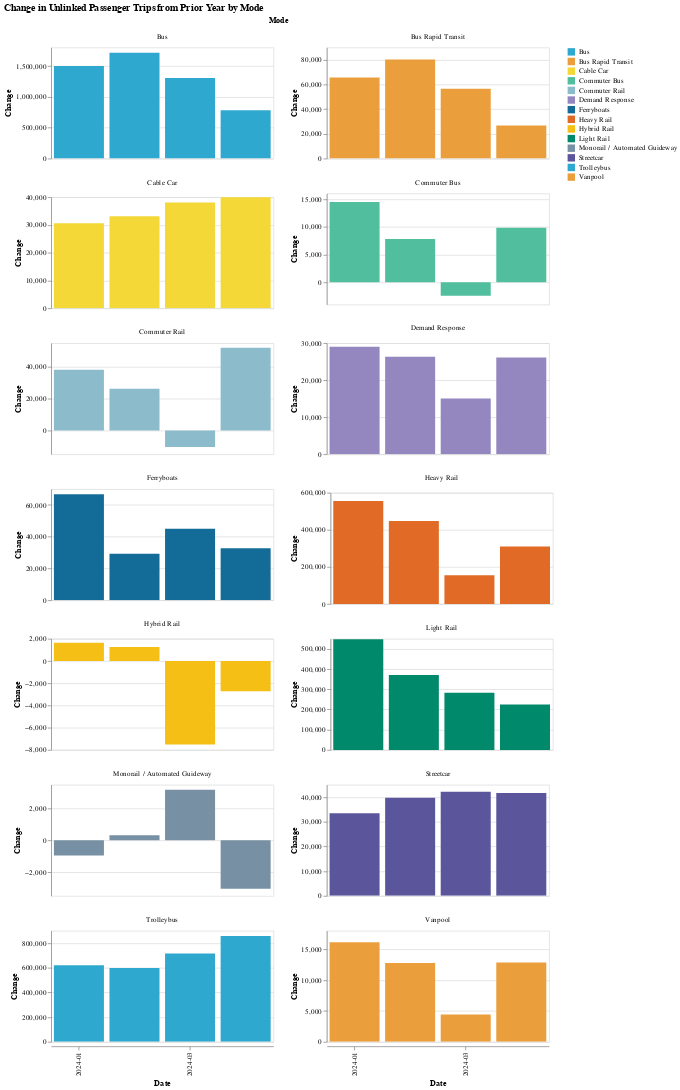

This figure's notebook cell:
### Code cell
make_bar_chart(by_mode_long[by_mode_long["period_year"] >= 2024], y_col = "change_1yr", color_col = "Mode")

### Figure 1 — Vega-Lite specification as saved in the notebook (floating-point values rounded to 4 significant figures)
{"config": {"view": {"continuousWidth": 300, "continuousHeight": 300}}, "data": {"name": "data-016fe794f071627aa9f08913731386f5"}, "facet": {"field": "Mode", "type": "nominal"}, "spec": {"mark": {"type": "bar"}, "encoding": {"color": {"field": "Mode", "scale": {"range": ["#2EA8CE", "#EB9F3C", "#F4D837", "#51BF9D", "#8CBCCB", "#9487C0", "#136C97", "#E16B26", "#F6BF16", "#00896B", "#7790A3", "#5B559C"]}, "title": "", "type": "nominal"}, "tooltip": [{"field": "period_year_month", "type": "nominal"}, {"field": "change_1yr", "type": "quantitative"}, {"field": "Mode", "type": "nominal"}, {"field": "RTPA", "type": "nominal"}], "x": {"axis": {"values": ["2024-01", "2024-03"]}, "field": "period_year_month", "title": "Date", "type": "ordinal"}, "y": {"field": "change_1yr", "title": "Change", "type": "quantitative"}}, "height": 150, "name": "view_4", "width": 300}, "columns": 2, "params": [{"name": "param_4", "select": {"type": "interval", "encodings": ["x", "y"]}, "bind": "scales", "views": ["view_4"]}], "resolve": {"scale": {"x": "shared", "y": "independent"}}, "title": "Change in Unlinked Passenger Trips from Prior Year by Mode", "$schema": "https://vega.github.io/schema/vega-lite/v5.17.0.json", "datasets": {"data-016fe794f071627aa9f08913731386f5": [{"Mode": "Bus", "RTPA": "Metropolitan Transportation Commission", "period_year": 2024, "period_month": 1, "period_year_month": "2024-01", "upt": 12535250, "change_1yr": 1498000.0}, {"Mode": "Bus", "RTPA": "Metropolitan Transportation Commission", "period_year": 2024, "period_month": 2, "period_year_month": "2024-02", "upt": 12717454, "change_1yr": 1713000.0}, {"Mode": "Bus", "RTPA": "Metropolitan Transportation Commission", "period_year": 2024, "period_month": 3, "period_year_month": "2024-03", "upt": 13763618, "change_1yr": 1304000.0}, {"Mode": "Bus", "RTPA": "Metropolitan Transportation Commission", "period_year": 2024, "period_month": 4, "period_year_month": "2024-04", "upt": 13667306, "change_1yr": 784200.0}, {"Mode": "Bus Rapid Transit", "RTPA": "Metropolitan Transportation Commission", "period_year": 2024, "period_month": 1, "period_year_month": "2024-01", "upt": 400426, "change_1yr": 65560.0}, {"Mode": "Bus Rapid Transit", "RTPA": "Metropolitan Transportation Commission", "period_year": 2024, "period_month": 2, "period_year_month": "2024-02", "upt": 402399, "change_1yr": 80270.0}, {"Mode": "Bus Rapid Transit", "RTPA": "Metropolitan Transportation Commission", "period_year": 2024, "period_month": 3, "period_year_month": "2024-03", "upt": 424603, "change_1yr": 56630.0}, {"Mode": "Bus Rapid Transit", "RTPA": "Metropolitan Transportation Commission", "period_year": 2024, "period_month": 4, "period_year_month": "2024-04", "upt": 399880, "change_1yr": 26810.0}, {"Mode": "Cable Car", "RTPA": "Metropolitan Transportation Commission", "period_year": 2024, "period_month": 1, "period_year_month": "2024-01", "upt": 234800, "change_1yr": 30630.0}, {"Mode": "Cable Car", "RTPA": "Metropolitan Transportation Commission", "period_year": 2024, "period_month": 2, "period_year_month": "2024-02", "upt": 253762, "change_1yr": 33100.0}, {"Mode": "Cable Car", "RTPA": "Metropolitan Transportation Commission", "period_year": 2024, "period_month": 3, "period_year_month": "2024-03", "upt": 291487, "change_1yr": 38020.0}, {"Mode": "Cable Car", "RTPA": "Metropolitan Transportation Commission", "period_year": 2024, "period_month": 4, "period_year_month": "2024-04", "upt": 306066, "change_1yr": 39920.0}, {"Mode": "Commuter Bus", "RTPA": "Metropolitan Transportation Commission", "period_year": 2024, "period_month": 1, "period_year_month": "2024-01", "upt": 99585, "change_1yr": 14450.0}, {"Mode": "Commuter Bus", "RTPA": "Metropolitan Transportation Commission", "period_year": 2024, "period_month": 2, "period_year_month": "2024-02", "upt": 95688, "change_1yr": 7815.0}, {"Mode": "Commuter Bus", "RTPA": "Metropolitan Transportation Commission", "period_year": 2024, "period_month": 3, "period_year_month": "2024-03", "upt": 99965, "change_1yr": -2394.0}, {"Mode": "Commuter Bus", "RTPA": "Metropolitan Transportation Commission", "period_year": 2024, "period_month": 4, "period_year_month": "2024-04", "upt": 105682, "change_1yr": 9813.0}, {"Mode": "Commuter Rail", "RTPA": "Metropolitan Transportation Commission", "period_year": 2024, "period_month": 1, "period_year_month": "2024-01", "upt": 673702, "change_1yr": 38180.0}, {"Mode": "Commuter Rail", "RTPA": "Metropolitan Transportation Commission", "period_year": 2024, "period_month": 2, "period_year_month": "2024-02", "upt": 613773, "change_1yr": 26310.0}, {"Mode": "Commuter Rail", "RTPA": "Metropolitan Transportation Commission", "period_year": 2024, "period_month": 3, "period_year_month": "2024-03", "upt": 659271, "change_1yr": -10430.0}, {"Mode": "Commuter Rail", "RTPA": "Metropolitan Transportation Commission", "period_year": 2024, "period_month": 4, "period_year_month": "2024-04", "upt": 613985, "change_1yr": 52100.0}, {"Mode": "Demand Response", "RTPA": "Metropolitan Transportation Commission", "period_year": 2024, "period_month": 1, "period_year_month": "2024-01", "upt": 161567, "change_1yr": 29030.0}, {"Mode": "Demand Response", "RTPA": "Metropolitan Transportation Commission", "period_year": 2024, "period_month": 2, "period_year_month": "2024-02", "upt": 159551, "change_1yr": 26310.0}, {"Mode": "Demand Response", "RTPA": "Metropolitan Transportation Commission", "period_year": 2024, "period_month": 3, "period_year_month": "2024-03", "upt": 171012, "change_1yr": 15050.0}, {"Mode": "Demand Response", "RTPA": "Metropolitan Transportation Commission", "period_year": 2024, "period_month": 4, "period_year_month": "2024-04", "upt": 173675, "change_1yr": 26100.0}, {"Mode": "Ferryboats", "RTPA": "Metropolitan Transportation Commission", "period_year": 2024, "period_month": 1, "period_year_month": "2024-01", "upt": 243361, "change_1yr": 66690.0}, {"Mode": "Ferryboats", "RTPA": "Metropolitan Transportation Commission", "period_year": 2024, "period_month": 2, "period_year_month": "2024-02", "upt": 237506, "change_1yr": 29300.0}, {"Mode": "Ferryboats", "RTPA": "Metropolitan Transportation Commission", "period_year": 2024, "period_month": 3, "period_year_month": "2024-03", "upt": 272440, "change_1yr": 44930.0}, {"Mode": "Ferryboats", "RTPA": "Metropolitan Transportation Commission", "period_year": 2024, "period_month": 4, "period_year_month": "2024-04", "upt": 336111, "change_1yr": 32670.0}, {"Mode": "Heavy Rail", "RTPA": "Metropolitan Transportation Commission", "period_year": 2024, "period_month": 1, "period_year_month": "2024-01", "upt": 4133086, "change_1yr": 555400.0}, {"Mode": "Heavy Rail", "RTPA": "Metropolitan Transportation Commission", "period_year": 2024, "period_month": 2, "period_year_month": "2024-02", "upt": 4211327, "change_1yr": 447100.0}, {"Mode": "Heavy Rail", "RTPA": "Metropolitan Transportation Commission", "period_year": 2024, "period_month": 3, "period_year_month": "2024-03", "upt": 4479626, "change_1yr": 155200.0}, {"Mode": "Heavy Rail", "RTPA": "Metropolitan Transportation Commission", "period_year": 2024, "period_month": 4, "period_year_month": "2024-04", "upt": 4538901, "change_1yr": 309600.0}, {"Mode": "Hybrid Rail", "RTPA": "Metropolitan Transportation Commission", "period_year": 2024, "period_month": 1, "period_year_month": "2024-01", "upt": 94901, "change_1yr": 1645.0}, {"Mode": "Hybrid Rail", "RTPA": "Metropolitan Transportation Commission", "period_year": 2024, "period_month": 2, "period_year_month": "2024-02", "upt": 96688, "change_1yr": 1265.0}, {"Mode": "Hybrid Rail", "RTPA": "Metropolitan Transportation Commission", "period_year": 2024, "period_month": 3, "period_year_month": "2024-03", "upt": 102784, "change_1yr": -7524.0}, {"Mode": "Hybrid Rail", "RTPA": "Metropolitan Transportation Commission", "period_year": 2024, "period_month": 4, "period_year_month": "2024-04", "upt": 102316, "change_1yr": -2723.0}, {"Mode": "Light Rail", "RTPA": "Metropolitan Transportation Commission", "period_year": 2024, "period_month": 1, "period_year_month": "2024-01", "upt": 2710887, "change_1yr": 547700.0}, {"Mode": "Light Rail", "RTPA": "Metropolitan Transportation Commission", "period_year": 2024, "period_month": 2, "period_year_month": "2024-02", "upt": 2661112, "change_1yr": 371100.0}, {"Mode": "Light Rail", "RTPA": "Metropolitan Transportation Commission", "period_year": 2024, "period_month": 3, "period_year_month": "2024-03", "upt": 2821916, "change_1yr": 282400.0}, {"Mode": "Light Rail", "RTPA": "Metropolitan Transportation Commission", "period_year": 2024, "period_month": 4, "period_year_month": "2024-04", "upt": 2837595, "change_1yr": 224300.0}, {"Mode": "Monorail / Automated Guideway", "RTPA": "Metropolitan Transportation Commission", "period_year": 2024, "period_month": 1, "period_year_month": "2024-01", "upt": 29593, "change_1yr": -961.0}, {"Mode": "Monorail / Automated Guideway", "RTPA": "Metropolitan Transportation Commission", "period_year": 2024, "period_month": 2, "period_year_month": "2024-02", "upt": 29772, "change_1yr": 312.0}, {"Mode": "Monorail / Automated Guideway", "RTPA": "Metropolitan Transportation Commission", "period_year": 2024, "period_month": 3, "period_year_month": "2024-03", "upt": 38951, "change_1yr": 3189.0}, {"Mode": "Monorail / Automated Guideway", "RTPA": "Metropolitan Transportation Commission", "period_year": 2024, "period_month": 4, "period_year_month": "2024-04", "upt": 33330, "change_1yr": -3059.0}, {"Mode": "Streetcar", "RTPA": "Metropolitan Transportation Commission", "period_year": 2024, "period_month": 1, "period_year_month": "2024-01", "upt": 256066, "change_1yr": 33400.0}, {"Mode": "Streetcar", "RTPA": "Metropolitan Transportation Commission", "period_year": 2024, "period_month": 2, "period_year_month": "2024-02", "upt": 304394, "change_1yr": 39700.0}, {"Mode": "Streetcar", "RTPA": "Metropolitan Transportation Commission", "period_year": 2024, "period_month": 3, "period_year_month": "2024-03", "upt": 322788, "change_1yr": 42100.0}, {"Mode": "Streetcar", "RTPA": "Metropolitan Transportation Commission", "period_year": 2024, "period_month": 4, "period_year_month": "2024-04", "upt": 319181, "change_1yr": 41630.0}, {"Mode": "Trolleybus", "RTPA": "Metropolitan Transportation Commission", "period_year": 2024, "period_month": 1, "period_year_month": "2024-01", "upt": 3770507, "change_1yr": 621000.0}, {"Mode": "Trolleybus", "RTPA": "Metropolitan Transportation Commission", "period_year": 2024, "period_month": 2, "period_year_month": "2024-02", "upt": 3675276, "change_1yr": 597700.0}, {"Mode": "Trolleybus", "RTPA": "Metropolitan Transportation Commission", "period_year": 2024, "period_month": 3, "period_year_month": "2024-03", "upt": 4052239, "change_1yr": 715600.0}, {"Mode": "Trolleybus", "RTPA": "Metropolitan Transportation Commission", "period_year": 2024, "period_month": 4, "period_year_month": "2024-04", "upt": 3992994, "change_1yr": 857300.0}, {"Mode": "Vanpool", "RTPA": "Metropolitan Transportation Commission", "period_year": 2024, "period_month": 1, "period_year_month": "2024-01", "upt": 102993, "change_1yr": 16130.0}, {"Mode": "Vanpool", "RTPA": "Metropolitan Transportation Commission", "period_year": 2024, "period_month": 2, "period_year_month": "2024-02", "upt": 97984, "change_1yr": 12760.0}, {"Mode": "Vanpool", "RTPA": "Metropolitan Transportation Commission", "period_year": 2024, "period_month": 3, "period_year_month": "2024-03", "upt": 100911, "change_1yr": 4412.0}, {"Mode": "Vanpool", "RTPA": "Metropolitan Transportation Commission", "period_year": 2024, "period_month": 4, "period_year_month": "2024-04", "upt": 108358, "change_1yr": 12830.0}]}}
